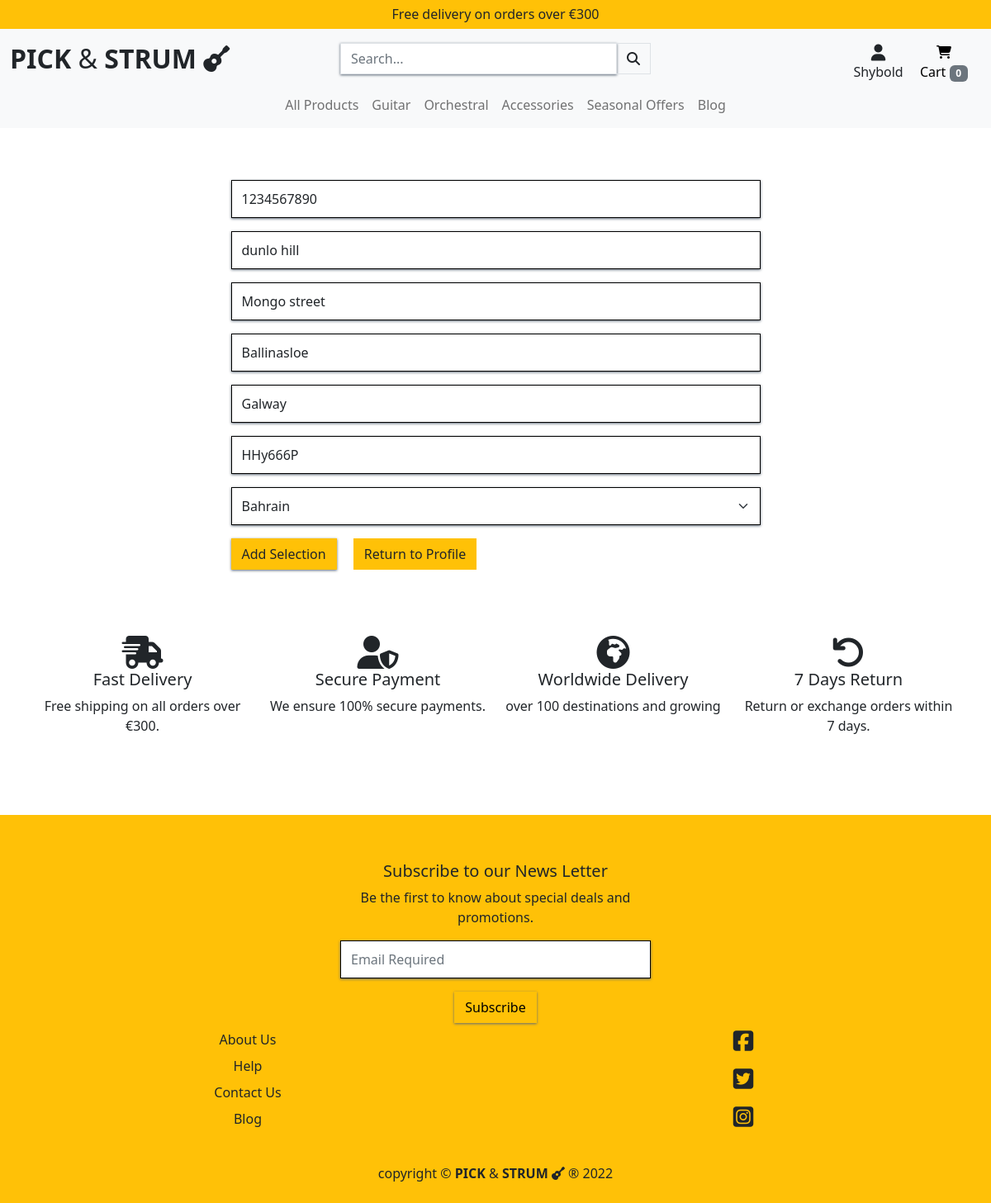
Screenshot of /profile/edit_profile/ (signed in) with the database file from the repository.
### profiles/models.py (models this page shows, shortened)
class UserProfile(models.Model):
    user = models.OneToOneField(User, on_delete=models.CASCADE)
    default_phone_number = models.CharField(
        max_length=20, null=True, blank=True)
    default_street_address1 = models.CharField(
        max_length=80, null=True, blank=True)
    default_street_address2 = models.CharField(
        max_length=80, null=True, blank=True)
    default_town_or_city = models.CharField(
        max_length=40, null=True, blank=True)
    default_county = models.CharField(
        max_length=80, null=True, blank=True)
    default_postcode = models.CharField(
        max_length=20, null=True, blank=True)
    default_country = CountryField(
        blank_label='Country', null=True, blank=True)
    image = models.ImageField(null=True, blank=True)
    cover_photo = models.CharField(
        max_length=20, choices=COVER_PHOTO, default='Cool')

### profiles/views.py (the view)
# urls.py: path('edit_profile/', views.edit_profile, name='edit_profile'),
@login_required
def edit_profile(request):
    profile = get_object_or_404(UserProfile, user=request.user)
    address_form = UserProfileForm(
        request.POST or None,
        request.FILES or None,
        instance=profile
    )
    if address_form.is_valid():
        address_form.save()
        messages.success(
            request,
            'Your Profile Address has been updated successfully')
        return redirect('profile')
    context = {
        'address_form': address_form,
        'profile': profile,
        'profile_page': True
    }
    return render(request, 'profiles/update_address.html', context)

### profiles/forms.py
class UserProfileForm(forms.ModelForm):
    class Meta:
        model = UserProfile
        fields = (
            'default_phone_number',
            'default_street_address1',
            'default_street_address2',
            'default_town_or_city',
            'default_county',
            'default_postcode',
            'default_country'
        )
    def __init__(self, *args, **kwargs):
        super().__init__(*args, **kwargs)
        for field in self.fields:
            self.fields[field].label = False
            self.fields[field].widget.attrs['class'] = 'form-styling'
        self.fields['default_phone_number'].widget.attrs['placeholder'] = 'Phone Number'
        self.fields['default_street_address1'].widget.attrs['placeholder'] = 'Street Address 1'
        self.fields['default_street_address2'].widget.attrs['placeholder'] = 'Street Address 2'
        self.fields['default_town_or_city'].widget.attrs['placeholder'] = 'Town or City'
        self.fields['default_county'].widget.attrs['placeholder'] = 'County, State or Locality'
        self.fields['default_postcode'].widget.attrs['placeholder'] = 'Postal Code'

### cart/contexts.py (called while the page is built, shortened)
def cart_contents(request):
    cart_items = []
    total = 0
    product_count = 0
    cart = request.session.get('cart', {})
    if total < settings.FREE_DELIVERY_THRESHOLD:
        delivery = total * Decimal(settings.STANDARD_DELIVERY_PERCENTAGE / 100)
        free_delivery_delta = settings.FREE_DELIVERY_THRESHOLD - total
    else:
        delivery = 0
        free_delivery_delta = 0
    grand_total = delivery + total
    context = {
        'cart_items': cart_items,
        'total': total,
        'product_count': product_count,
        'delivery': delivery,
        'free_delivery_delta': free_delivery_delta,
        'free_delivery_threshold': settings.FREE_DELIVERY_THRESHOLD,
        'grand_total': grand_total,
    }
    return context

### profiles/templates/profiles/update_address.html (shortened to what this page needs)
{% extends "base.html" %}
{% load static %}
{% block extra_css %}
 <link rel="stylesheet" href="{% static 'profiles/css/profile.css' %}">
{% endblock %}
{% block page_header %}
<div class="container header-backspace">
</div>
{% endblock %}
{% block content %}
<div class="container mt-4">
    <div class="row">
        <div class="col-12 col-md-7 m-auto mt-4">
            <form action="{% url 'edit_profile' %}" method="POST">
                {{ address_form | crispy }}
                <input type="submit" class="btn btn-small bg-warning rounded-0" value="Add Selection">
                <a class="ms-3 btn btn-small bg-warning rounded-0" href="{% url 'profile' %}">Return to Profile</a>
            </form>
        </div>
    </div>
</div>
{% include 'includes/trust-stm.html' %}
{% endblock %}

### templates/base.html (shortened to what this page needs)
{% load static %}
<!DOCTYPE html>
<html lang="en">
  <head>
    {% block corecss %}
        <link href="https://cdn.jsdelivr.net/npm/bootstrap@5.2.1/dist/css/bootstrap.min.css" rel="stylesheet">
        <link rel="stylesheet" href="{% static 'css/base.css' %}">
    {% endblock %}
    {% block extra_css %}
    {% endblock %}
  </head>
  <body>
    <header class="container-fluid fixed-top">
        {% if not on_blog %}
        <div class="row bg-warning py-2">
            <div class="col text-center">
            <h6 class="m-0">Free delivery on orders over €{{ free_delivery_threshold }}</h6>
            </div>
        </div>
        {% endif %}
        <div class="row bg-light d-none d-lg-flex pt-2">
            <div class="col-12 col-lg-4 text-lg-start my-auto py-1 py-lg-0">
            <a href="{% url 'home' %}" class="navbar-brand fs-2">
                <span class="my-0"><strong>PICK </strong>&<strong> STRUM</strong> </span><i class="fas fa-guitar"></i>
            </a>
            </div>
            <div class="col-12 col-lg-4 my-auto py-1 py-lg-0">
            <form action="{% url 'products' %}" method="GET">
                <div class="input-group w-100">
                <input class="form-control border rounded-0" type="text" name="q" placeholder="Search...">
                <div class="input-group-append">
                    <button class="form-control btn border rounded-0" type="submit">
                    <span class="icon">
                        <i class="fas fa-search"></i>
                    </span>
                    </button>
                </div>
                </div>
            </form>
            </div>
            <div class="col-12 col-lg-4 my-auto py-1 py-lg-0">
            <ul class="list-inline list-unstyled text-center text-lg-end my-0 pt-2">
                <li class="list-inline-item dropdown me-3">
                <a class="nav-link" href="#" role="button" id="user-options" data-bs-toggle="dropdown"
                    aria-expanded="false">
                    <div class="text-center">
                    <div><i class="fas fa-user fa-lg"></i></div>
                    {% if request.user.is_authenticated %}
                        <p class="my-0">{{ user.username }}</p>
                    {% else %}
                        <p class="my-0">My Account</p>
                    {% endif %}
                    </div>
                </a>
                </li>
                <li class="list-inline-item me-3">
                <a class="{% if product_count %}text-info font-weight-bold{% else %}text-black{% endif %} nav-link" href="{% url 'view_cart' %}">
                    <div class="text-center">
                        <div><i class="fas fa-shopping-cart"></i></div>
                            {% if product_count %}
                                <p class="my-0">Cart <span class="badge text-bg-secondary">{{ product_count }}</span></p>
                            {% else %}
                                <p class="my-0">Cart <span class="badge text-bg-secondary">0</span></p>
                            {% endif %}
                    </div>
                </a>
                </li>
            </ul>
            </div>
        </div>
    <div class="row">
        <nav class="navbar navbar-expand-lg navbar-light bg-light w-100 p-2">
            {% include 'includes/main-nav.html' %}
        </nav>
    </div>
    </header>
    {% block page_header %}
    {% endblock %}
    {% block content %}
    {% endblock %}
  <footer class="container-fluid bg-warning text-center py-3">
        <div class="row mt-3 justify-content-center">
          <div class="col-12 col-lg-4"></div>
            <div class="col-12 col-md-6 col-lg-4">
                <div id="mc_embed_signup" class="mail-chimp-box">
                  <form
                    action="https://gmail.us14.list-manage.com/subscribe/post?u=2f7dbdbcc9a2cdb4acadbcbc5&amp;id=a6c7c4e7e1&amp;f_id=003a66e3f0"
                    method="post" id="mc-embedded-subscribe-form" name="mc-embedded-subscribe-form" class="validate pt-4"
                    target="_blank" novalidate>
                    <div id="mc_embed_signup_scroll">
                      <h5>Subscribe to our News Letter</h5>
                      <p>Be the first to know about special deals and promotions.  </p>
                      <div class="mc-field-group">
                        <input type="email" value="" name="EMAIL" class="required email form-control" id="mce-EMAIL" required placeholder="Email Required">
                      </div>
                      <div class="optionalParent">
                        <div class="clear foot">
                          <input type="submit" value="Subscribe" name="subscribe" id="mc-embedded-subscribe" class="btn button mt-3">
                        </div>
                      </div>
                    </div>
                  </form>
                </div>
          </div>
          <div class="col-12 col-lg-4"></div>
        </div>
    <div class="row">
        <div class="col-12 col-lg-6">
            <ul class="list-unstyled">
                <li><a class="nav-link pt-2" href="{% url 'about_us' %}">About Us</a></li>
                <li><a class="nav-link pt-2" href="">Help</a></li>
                <li><a class="nav-link pt-2" href="{% url 'contact_us' %}">Contact Us</a></li>
                <li><a class="nav-link pt-2" href="{% url 'blog_home' %}">Blog</a></li>
            </ul>
        </div>
        <div class="col-12 col-lg-6">
            <ul class="list-unstyled d-flex flex-lg-column justify-content-center">
                <li><a class="nav-link p-2" href=""><i class="fab fa-facebook-square fs-3"></i></a></li>
                <li><a class="nav-link p-2" href=""><i class="fab fa-twitter-square fs-3"></i></a></li>
                <li><a class="nav-link p-2" href=""><i class="fab fa-instagram-square fs-3"></i></a></li>
            </ul>
        </div>
    </div>
    <div class="row mt-2">
        <div class="col-12">
            <p class="my-2">copyright &#169; <span class="my-0"><strong>PICK </strong>&<strong> STRUM</strong> </span><i class="fas fa-guitar"></i> &reg; <span
                id="copy-right1"></span>
            </p>
        </div>
    </div>
  </footer>
  </body>
</html>

### static/css/base.css (style rules this page uses)
* { padding: 0; margin: 0; box-sizing: border-box; }
:root { --white: #fff; --light-grey: #ccc; --black: #000; }
.header-backspace { padding-top: 200px; }
input, .allauth-form-inner-content input, .mail-chimp-box input, .form-styling { box-sizing: border-box; border: 1px solid #000; border-radius: 0px; background-color: white; padding: 10px 12px; box-shadow: 0 1px 3px 0 #5d6977; -webkit-transition: box-shadow 150ms ease; transition: box-shadow 150ms ease; }
.allauth-form-inner-content button, .allauth-form-inner-content input[type='submit'], .mail-chimp-box input[type='submit'], .form-styling input[type='submit'], .fancy-btn { font-weight: 400; color: #000; text-align: center; vertical-align: middle; -webkit-user-select: none; -moz-user-select: none; -ms-user-select: none; user-select: none; background-color: #ffc107; ; border: 1px solid #ffc107; ; padding: .375rem .75rem; font-size: 1rem; line-height: 1.5; border-radius: 0; box-shadow: 0 1px 3px 0 #5d6977; -webkit-transition: box-shadow 150ms ease; transition: box-shadow 150ms ease; }
@media (min-width: 992px) { .header-backspace { padding-top: 170px; } }

### rows the page displays
UserProfile: default_phone_number "1234567890", default_street_address1 "dunlo hill", default_street_address2 "Mongo street", default_town_or_city "Ballinasloe", default_county "Galway", default_postcode "HHy666P", default_country "Bahrain"

### other values shown
{{ free_delivery_threshold }} "300"
{{ user.username }} "Shybold"
